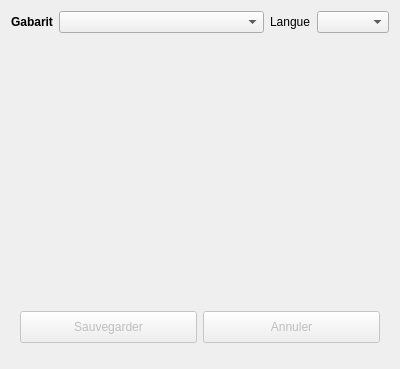
<?xml version="1.0" encoding="UTF-8"?>
<ui version="4.0">
 <class>EmailServiceConfigWidget</class>
 <widget class="QWidget" name="EmailServiceConfigWidget">
  <property name="geometry">
   <rect>
    <x>0</x>
    <y>0</y>
    <width>400</width>
    <height>369</height>
   </rect>
  </property>
  <property name="windowTitle">
   <string>Form</string>
  </property>
  <property name="styleSheet">
   <string notr="true">QToolButton#btnBold, QToolButton#btnItalic, QToolButton#btnUnderline, QToolButton#btnColor, QToolButton#btnVariables{
	background-color: grey;
	color: black;
}
QToolButton#btnVariables{
	min-width: 150px;
	background-color: lightblue;
}</string>
  </property>
  <layout class="QVBoxLayout" name="verticalLayout">
   <item>
    <layout class="QHBoxLayout" name="horizontalLayout">
     <item>
      <widget class="QLabel" name="lblTemplate">
       <property name="sizePolicy">
        <sizepolicy hsizetype="Maximum" vsizetype="Preferred">
         <horstretch>0</horstretch>
         <verstretch>0</verstretch>
        </sizepolicy>
       </property>
       <property name="font">
        <font>
         <bold>true</bold>
        </font>
       </property>
       <property name="text">
        <string>Gabarit</string>
       </property>
      </widget>
     </item>
     <item>
      <widget class="QComboBox" name="cmbTemplate">
       <property name="sizePolicy">
        <sizepolicy hsizetype="Expanding" vsizetype="Fixed">
         <horstretch>0</horstretch>
         <verstretch>0</verstretch>
        </sizepolicy>
       </property>
      </widget>
     </item>
     <item>
      <widget class="QLabel" name="lblLanguage">
       <property name="text">
        <string>Langue</string>
       </property>
      </widget>
     </item>
     <item>
      <widget class="QComboBox" name="cmbLanguage"/>
     </item>
    </layout>
   </item>
   <item>
    <widget class="EmailTemplateWidget" name="wdgEditor" native="true">
     <property name="sizePolicy">
      <sizepolicy hsizetype="Preferred" vsizetype="MinimumExpanding">
       <horstretch>0</horstretch>
       <verstretch>0</verstretch>
      </sizepolicy>
     </property>
    </widget>
   </item>
   <item>
    <widget class="QFrame" name="frameSave">
     <property name="enabled">
      <bool>false</bool>
     </property>
     <layout class="QHBoxLayout" name="horizontalLayout_3">
      <item>
       <widget class="QPushButton" name="btnSave">
        <property name="minimumSize">
         <size>
          <width>0</width>
          <height>32</height>
         </size>
        </property>
        <property name="cursor">
         <cursorShape>PointingHandCursor</cursorShape>
        </property>
        <property name="text">
         <string>Sauvegarder</string>
        </property>
        <property name="icon">
         <iconset resource="../../../resources/TeraClient.qrc">
          <normaloff>:/icons/save.png</normaloff>:/icons/save.png</iconset>
        </property>
        <property name="iconSize">
         <size>
          <width>24</width>
          <height>24</height>
         </size>
        </property>
       </widget>
      </item>
      <item>
       <widget class="QPushButton" name="btnUndo">
        <property name="minimumSize">
         <size>
          <width>0</width>
          <height>32</height>
         </size>
        </property>
        <property name="cursor">
         <cursorShape>PointingHandCursor</cursorShape>
        </property>
        <property name="text">
         <string>Annuler</string>
        </property>
        <property name="icon">
         <iconset resource="../../../resources/TeraClient.qrc">
          <normaloff>:/icons/undo.png</normaloff>:/icons/undo.png</iconset>
        </property>
        <property name="iconSize">
         <size>
          <width>24</width>
          <height>24</height>
         </size>
        </property>
       </widget>
      </item>
     </layout>
    </widget>
   </item>
   <item>
    <widget class="ResultMessageWidget" name="wdgMessages" native="true"/>
   </item>
  </layout>
 </widget>
 <customwidgets>
  <customwidget>
   <class>ResultMessageWidget</class>
   <extends>QWidget</extends>
   <header>widgets/ResultMessageWidget.h</header>
   <container>1</container>
  </customwidget>
  <customwidget>
   <class>EmailTemplateWidget</class>
   <extends>QWidget</extends>
   <header>services/EmailService/EmailTemplateWidget.h</header>
   <container>1</container>
  </customwidget>
 </customwidgets>
 <resources>
  <include location="../../../resources/TeraClient.qrc"/>
 </resources>
 <connections/>
</ui>
